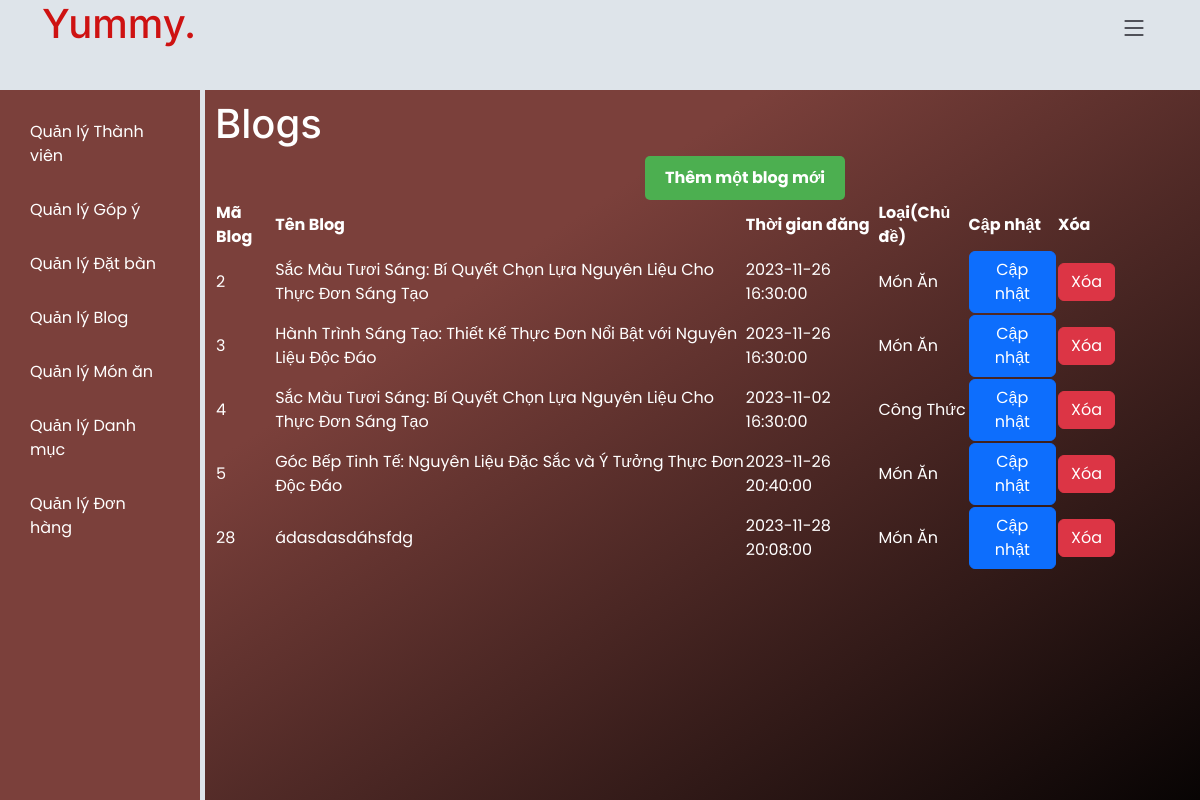
/admin/admin_home.php?page=admin_blogs (signed in), run on an earlier commit of the app's database.
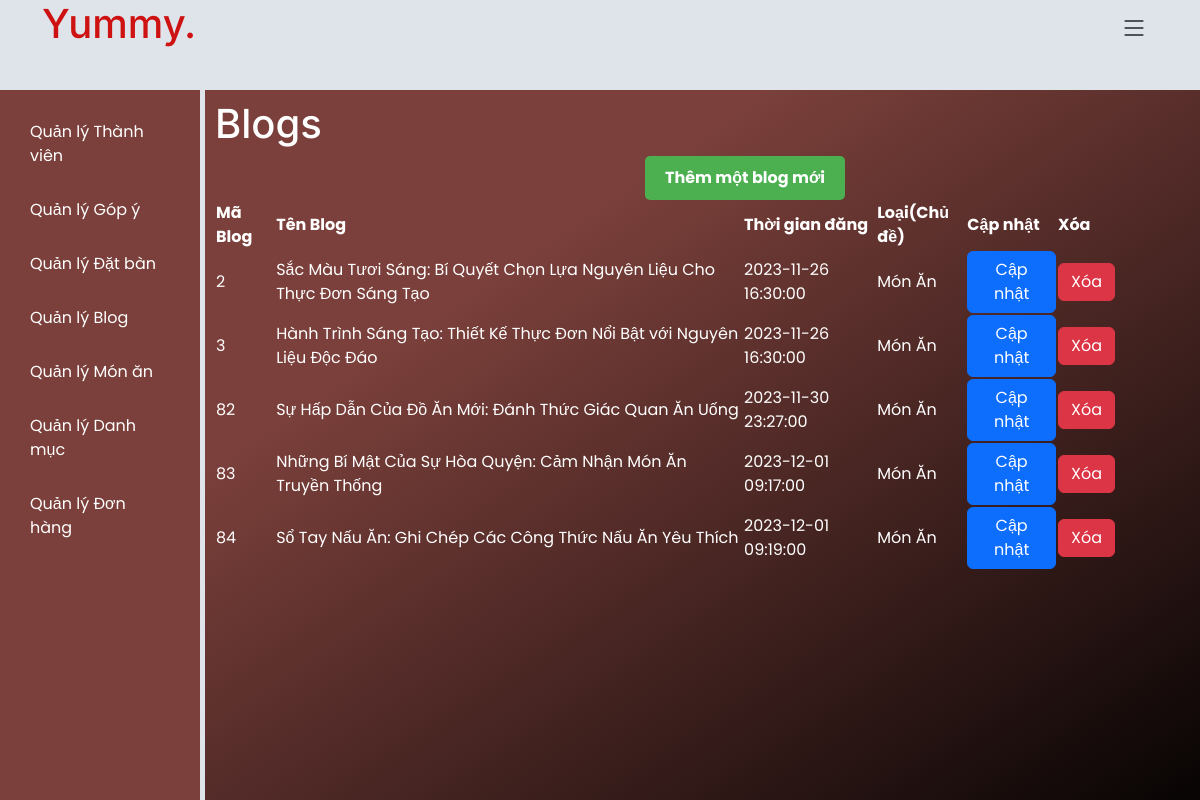
And on a later commit of the database.
### tables this page shows
CREATE TABLE `blog` (
  `MaBlog` int(11) NOT NULL,
  `TenBlog` mediumtext NOT NULL,
  `ThoiGianDang` datetime NOT NULL,
  `NoiDung` longtext NOT NULL,
  `MaLoaiBlog` int(11) NOT NULL,
  `AnhBlog` varchar(255) NOT NULL
);

CREATE TABLE `loaiblog` (
  `MaLoaiBlog` int(11) NOT NULL,
  `TenLoaiBlog` varchar(50) NOT NULL
);

### admin/admin_blogs.php (the view, shortened to what this page needs)
<?php
require_once("../components/connection.php");
$sql = "SELECT blog.*, loaiblog.TenLoaiBlog
FROM blog
JOIN loaiblog ON blog.MaLoaiBlog = loaiblog.MaLoaiBlog";
$result = $conn->query($sql);
?>
<!DOCTYPE html>
<html lang="en">
<head>
</head>
<body>
<?php
if ($result->num_rows > 0) {
?>
    <h1> Blogs </h1>
    <center>
    <a href="admin_home.php?page=admin_blogs_add" style="
        display: inline-block;
        padding: 10px 20px;
        color: white;
        background-color: #4CAF50;
        text-decoration: none;
        border-radius: 5px;
        font-size: 16px;
        font-weight: bold;
    ">Thêm một blog mới</a></center>
    <table width = 85%>
        <tr>
            <th>Mã Blog</th>
            <th>Tên Blog</th>
            <th>Thời gian đăng</th>
            <th width = 10%>Loại(Chủ đề)</th>
            <th align="center">Cập nhật</th>
            <th align="center">Xóa</th>
        </tr>
        <?php while($row = $result->fetch_assoc()): ?>
        <tr>
            <td><?php echo $row["MaBlog"]; ?></td>
            <td><?php echo $row["TenBlog"]; ?></td>
            <td><?php echo $row["ThoiGianDang"]; ?></td>
            <td><?php echo $row["TenLoaiBlog"]; ?></td>
            <td><button type="button" class="btn btn-primary" onclick="window.location.href='admin_home.php?page=admin_blogs_edit&mablog=<?php echo $row['MaBlog']; ?>'">Cập nhật</button> </td>
            <td><button type="button" class="btn btn-danger" onclick="if(confirm('Bạn chắc chưa?')) window.location.href='admin_blogs_delete.php?MaBlog=<?php echo $row['MaBlog']; ?>'">Xóa</button>
            </td>
        </tr>
        <?php endwhile; ?>
    </table>
<?php
} else {
    echo " <tr> <h1> Không có blog nào. </h1> </tr>";
}
?>
</body>
</html>

### components/header_login.php (shortened to what this page needs)
<!DOCTYPE html>
<html lang="en">
<head>
</head>
<body>
<header id="header" class="header_login fixed-top d-flex align-items-center">
    <div class="container d-flex align-items-center justify-content-between">
      <a href="index.php" class="logo d-flex align-items-center me-auto me-lg-0">
        <h1>Yummy<span>.</span></h1>
      </a>
      <i class="mobile-nav-toggle mobile-nav-show bi bi-list"></i>
    </div>
  </header>
</body>
</html>

### admin/admin_home.php (shortened to what this page needs)
<?php include '../components/header_login.php'?>
<!DOCTYPE html>
  <link href="../assets/vendor/bootstrap/css/bootstrap.min.css" rel="stylesheet">
  <link href="../assets/vendor/bootstrap-icons/bootstrap-icons.css" rel="stylesheet">
  <link href="../assets/vendor/aos/aos.css" rel="stylesheet">
  <link href="../assets/vendor/glightbox/css/glightbox.min.css" rel="stylesheet">
  <link href="../assets/vendor/swiper/swiper-bundle.min.css" rel="stylesheet">
  <link href="../assets/css/main.css" rel="stylesheet">
<html>
<head>
</head>
<body>
    <div class="sidebar">
    <a href="admin_home.php?page=admin_users">Quản lý Thành viên</a>
    <a href="admin_home.php?page=admin_comments">Quản lý Góp ý</a>
    <a href="admin_home.php?page=admin_book_table">Quản lý Đặt bàn</a>
    <a href="admin_home.php?page=admin_blogs">Quản lý Blog</a>
    <a href="admin_home.php?page=admin_foods">Quản lý Món ăn</a>
    <a href="admin_home.php?page=admin_categories">Quản lý Danh mục</a>
    <a href="admin_home.php?page=admin_orders">Quản lý Đơn hàng</a>
    </div>
    <div class="admin-panel">
    <?php
    if (isset($_GET['page'])) {
        $page = $_GET['page'];
        include($page . ".php");
    }
    ?>
    </div>
</body>
</html>

### assets/css/main.css (style rules this page uses)
:root { --font-default: "Open Sans", system-ui, -apple-system, "Segoe UI", Roboto, "Helvetica Neue", Arial, "Noto Sans", "Liberation Sans", sans-serif, "Apple Color Emoji", "Segoe UI Emoji", "Segoe UI Symbol", "Noto Color Emoji"; --font-primary: "Amatic SC", sans-serif; --font-secondary: "Inter", sans-serif; }
:root { --color-default: #212529; --color-primary: #ce1212; --color-secondary: #37373f; }
:root { scroll-behavior: smooth; }
body { font-family: var(--font-default); color: var(--color-default); }
a { color: var(--color-primary); text-decoration: none; }
h1, h2, h3, h4, h5, h6 { font-family: var(--font-secondary); }
@media (max-width: 1279px) { .mobile-nav-show { color: var(--color-secondary); font-size: 28px; cursor: pointer; line-height: 0; transition: 0.5s; z-index: 9999; margin: 0 10px 0 20px; } }

### admin/admin_home.php (style rules this page uses)
body { font-family: Poppins, sans-serif; display: flex; background-color: #dee4ea; margin: 0; }
.sidebar { width: 200px; height: 100vh; background-color: #7b403b; color: #fff; padding: 20px; overflow: auto; margin-top: 90px; position: fixed; }
.sidebar a { display: block; color: #fff; text-decoration: none; padding: 10px; margin-bottom: 10px; border-radius: 5px; transition: background-color 0.3s ease; }
.admin-panel { margin-left: 205px; padding: 10px; margin-top: 90px; width: 90%; height: 90%; overflow-y: auto; position: fixed; background-image: linear-gradient(326deg, black 0%, #7b403b 74%); color: #fff; }

What changed in the data, as far as the page shows it:
removed blog: MaBlog "4", TenBlog "Sắc Màu Tươi Sáng: Bí Quyết Chọn Lựa Nguyên Liệu Cho Thực Đơn Sáng Tạo", ThoiGianDang "2023-11-02 16:30:00", loaiblog.TenLoaiBlog "Công Thức"
removed blog: MaBlog "5", TenBlog "Góc Bếp Tinh Tế: Nguyên Liệu Đặc Sắc và Ý Tưởng Thực Đơn Độc Đáo", ThoiGianDang "2023-11-26 20:40:00", loaiblog.TenLoaiBlog "Món Ăn"
removed blog: MaBlog "28", TenBlog "ádasdasdáhsfdg", ThoiGianDang "2023-11-28 20:08:00", loaiblog.TenLoaiBlog "Món Ăn"
added blog: MaBlog "82", TenBlog "Sự Hấp Dẫn Của Đồ Ăn Mới: Đánh Thức Giác Quan Ăn Uống", ThoiGianDang "2023-11-30 23:27:00", loaiblog.TenLoaiBlog "Món Ăn"
added blog: MaBlog "83", TenBlog "Những Bí Mật Của Sự Hòa Quyện: Cảm Nhận Món Ăn Truyền Thống", ThoiGianDang "2023-12-01 09:17:00", loaiblog.TenLoaiBlog "Món Ăn"
added blog: MaBlog "84", TenBlog "Sổ Tay Nấu Ăn: Ghi Chép Các Công Thức Nấu Ăn Yêu Thích", ThoiGianDang "2023-12-01 09:19:00", loaiblog.TenLoaiBlog "Món Ăn"
